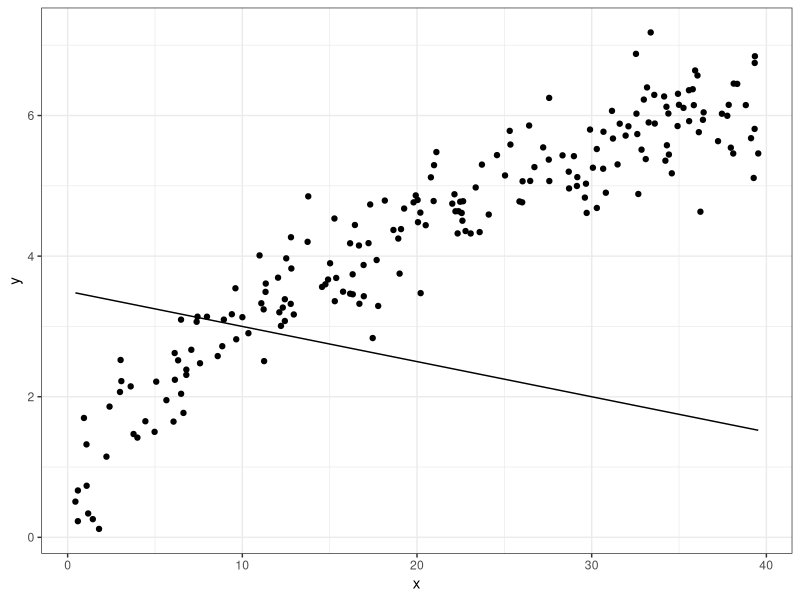

The R script that drew this image:
library(tidyverse)
theme_set(theme_bw())

n <-  200

set.seed(404)
tibble(x = runif(n, 0, 40),
       y = sqrt(x) + rnorm(n, sd = .5),
       y_hat = -.05 * x + 3.5) -> ds
ds %>%
    ggplot() +
    geom_point(aes(x, y))  +
    geom_line(aes(x, y_hat))

TSS <- sum((ds$y - mean(ds$y))^2)
ESS <- sum((ds$y_hat - mean(ds$y))^2)
RSS <- sum((ds$y - ds$y_hat)^2)

ESS / TSS
1 - RSS / TSS
